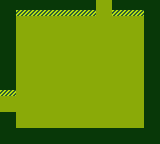

Below is a game level as drawn by its tile map, then a one-line description and the .tmx that defines it (tile-layer data replaced by summaries):
An orthogonal 10x9 tile map with 16x16 px tiles, 2 tile layers (Tile Layer 1, Tile Layer 2), 2 tilesets and 23 objects.

<map version="1.0" orientation="orthogonal" width="10" height="9" tilewidth="16" tileheight="16">
 <tileset firstgid="1" name="tile" tilewidth="16" tileheight="16">
  <image source="../art/tile.png" width="48" height="16" />
 </tileset>
 <tileset firstgid="4" name="objects" tilewidth="16" tileheight="16">
  <image source="../art/object.png" width="32" height="112" />
 </tileset>
 <layer name="Tile Layer 1" width="10" height="9">
  <data>[90 cells, 90 non-empty, 1 distinct tile ids]</data>
 </layer>
 <layer name="Tile Layer 2" width="10" height="9">
  <properties>
   <property name="isBlocked" value="true" />
  </properties>
  <data>[90 cells, 32 non-empty, 2 distinct tile ids]</data>
 </layer>
 <objectgroup name="Object Layer 1" width="10" height="9">
  <object x="128" y="32" width="14" height="15" />
  <object gid="17" x="112" y="48" />
  <object gid="17" x="96" y="48" />
  <object gid="17" x="80" y="48" />
  <object gid="17" x="64" y="48" />
  <object gid="17" x="48" y="48" />
  <object gid="17" x="32" y="48" />
  <object x="16" y="32" width="16" height="16" />
  <object x="16" y="112" width="16" height="16" />
  <object gid="11" x="128" y="48" />
  <object gid="10" x="16" y="48" />
  <object gid="14" x="16" y="128" />
  <object x="80" y="16" width="16" height="16" />
  <object x="80" y="112" width="16" height="16" />
  <object gid="6" x="80" y="32" />
  <object gid="7" x="80" y="128" />
  <object gid="16" x="80" y="112" />
  <object gid="16" x="80" y="96" />
  <object gid="16" x="80" y="80" />
  <object gid="16" x="80" y="64" />
  <object gid="16" x="80" y="48" />
  <object x="128" y="112" width="16" height="16" />
  <object gid="14" x="128" y="128" />
 </objectgroup>
</map>